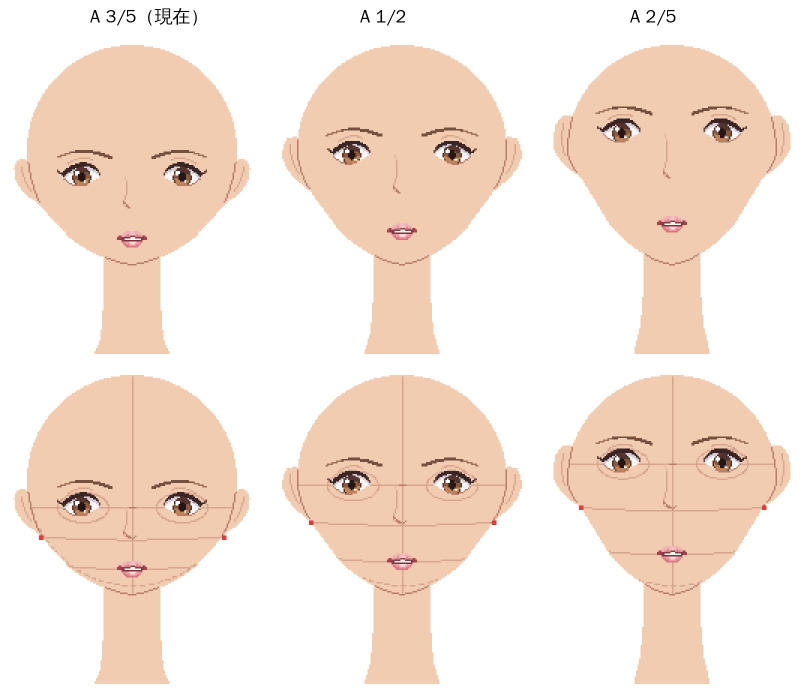
#> input picture web/droom/face_mold/samples/A_front_compare.png, 1620 x 1380 px (shown at 1/2 size)
$ python three.py samples/A_front_compare.png samples/brow_6.png samples/brow_6.png samples/brow_6.png out.png
#> lines starting #> are read from the running program, lines starting #| are printed output that depends on the picture; after the words box and inside, x2 and y2 are one past the last pixel; in counts of white or black regions, pixels touching at a corner belong together
import sys
from PIL import Image
import numpy as np
DK=(184,124,104);SK=(242,204,177)
def noline(p):
#> called with p = 'samples/A_front_compare.png'
  a=np.array(Image.open(p).convert('RGB')).astype(int)
  white=(a==255).all(2);dk=(a==DK).all(2);nb=np.zeros_like(white)
#> after `white = (a == 255).all(2)`:
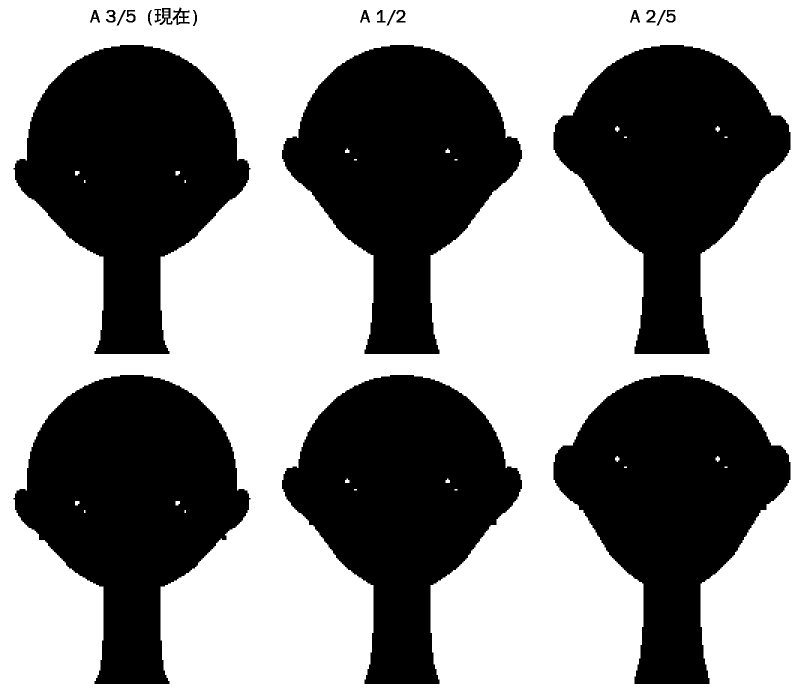
#> white: shape (1380, 1620) bool (shown at 1/2 size); 55.6% white; 23 black regions, largest, box (x1, y1, x2, y2) and area: (27, 750, 501, 1368) 168606, (27, 90, 501, 708) 168480, (564, 750, 1044, 1368) 164907
#> after `dk = (a == DK).all(2)`:
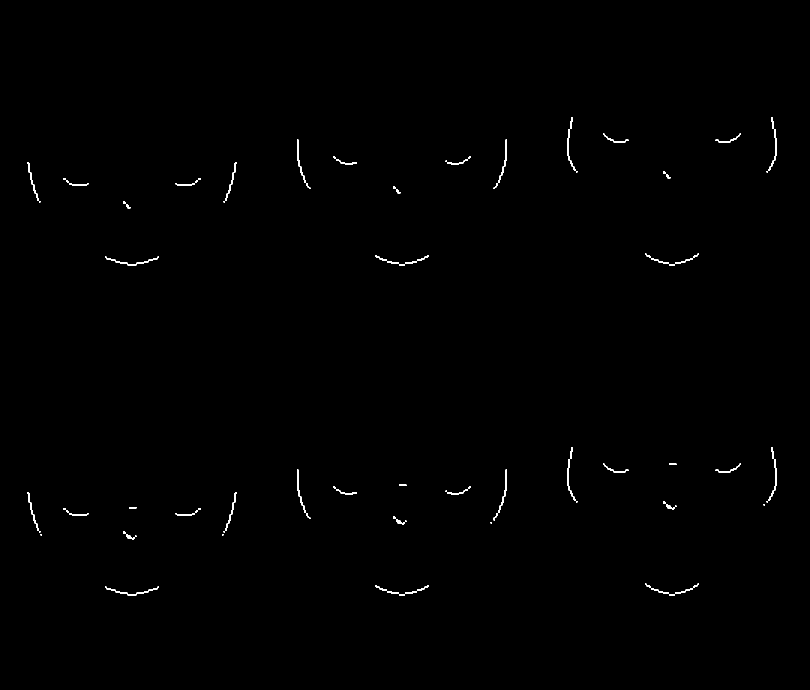
#> dk: shape (1380, 1620) bool (shown at 1/2 size); 0.36% white; 43 white regions (4 under 20 px), largest, box (x1, y1, x2, y2) and area: (1134, 234, 1155, 345) 333, (1533, 234, 1554, 345) 333, (1134, 894, 1155, 1005) 333
  for dy in(-1,0,1):
    for dx in(-1,0,1):nb|=np.roll(np.roll(white,dy,0),dx,1)
#> nb: shape (1380, 1620) bool; 56.4% white; 47 black regions (26 under 20 px), largest, box (x1, y1, x2, y2) and area: (28, 751, 500, 1367) 166206, (28, 91, 500, 707) 166092, (565, 751, 1043, 1367) 162507
  a[dk&nb]=SK;return Image.fromarray(a.astype('uint8'))
#> in noline, returned value is the input picture: PIL image 1620x1380 RGB; mean R, G, B 246.5, 229.6, 218.1
fs=sys.argv[1:4];out=sys.argv[4]
ims=[noline(p) for p in fs]
#> call 2 of noline, with p = 'samples/brow_6.png'
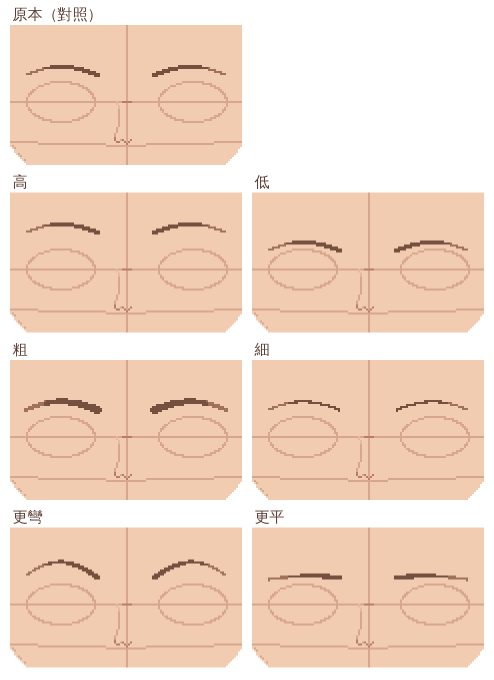
#> input picture web/droom/face_mold/samples/brow_6.png, 988 x 1360 px (shown at 1/2 size)
#> in noline (call 2), `white = (a == 255).all(2)`: white: shape (1360, 988) bool; 32.6% white; 40 white regions (24 under 20 px), largest, box (x1, y1, x2, y2) and area: (0, 0, 988, 1360) 437358, (530, 689, 535, 698) 45, (42, 704, 49, 710) 42
#> in noline (call 2), `dk = (a == DK).all(2)`:
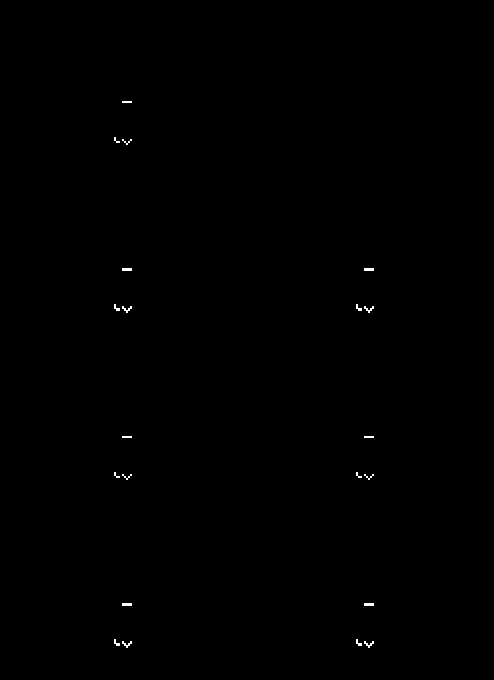
#> dk: shape (1360, 988) bool (shown at 1/2 size); 0.12% white; 21 white regions, largest, box (x1, y1, x2, y2) and area: (244, 202, 264, 206) 80, (244, 278, 264, 290) 80, (244, 537, 264, 541) 80
#> after the loop in noline (call 2), `for dy in(-1,0,1):`:
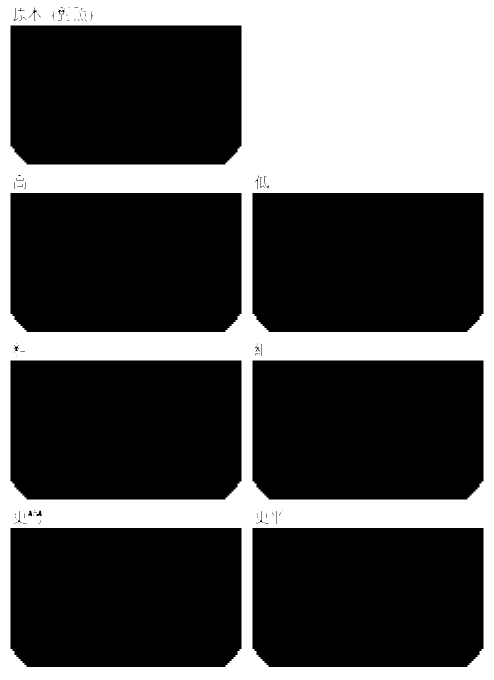
#> nb: shape (1360, 988) bool (shown at 1/2 size); 33.7% white; 1 white region, box (x1, y1, x2, y2) and area: (0, 0, 988, 1360) 452215
#> in noline, returned value is the input picture: PIL image 988x1360 RGB; mean R, G, B 243.3, 217.2, 199.3
#> ims = 3 items
c=Image.new('RGB',(2304,768),'white')
#> c: PIL image 2304x768 RGB; every value is 255
for i,im in enumerate(ims):c.paste(im.resize((768,768),Image.NEAREST),(768*i,0))
#> this loop made 3 passes
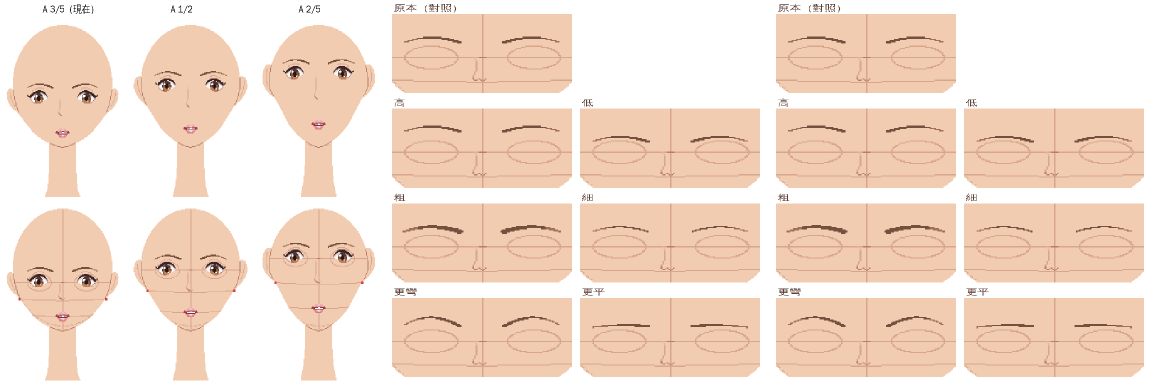
#> c: PIL image 2304x768 RGB (shown at 1/2 size); mean R, G, B 244.4, 221.4, 205.6
c.save(out)
if len(sys.argv)>5:
  z=Image.new('RGB',(3*320+40,320),'white')
#> z: PIL image 1000x320 RGB; every value is 255
  for i,(im,(x,y)) in enumerate(zip(ims,[(108,160),(66,160),(52,160)])):z.paste(im.crop((x,y,x+40,y+40)).resize((320,320),Image.NEAREST),(i*340,0))
#> this loop made 3 passes
#> x on passes 1 to 3: 108, 66, 52
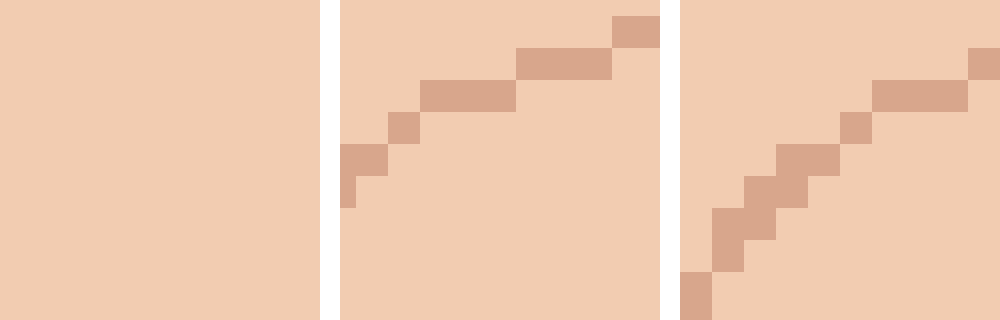
#> z: PIL image 1000x320 RGB; mean R, G, B 240.5, 203.1, 177.3
  z.save(sys.argv[5])
